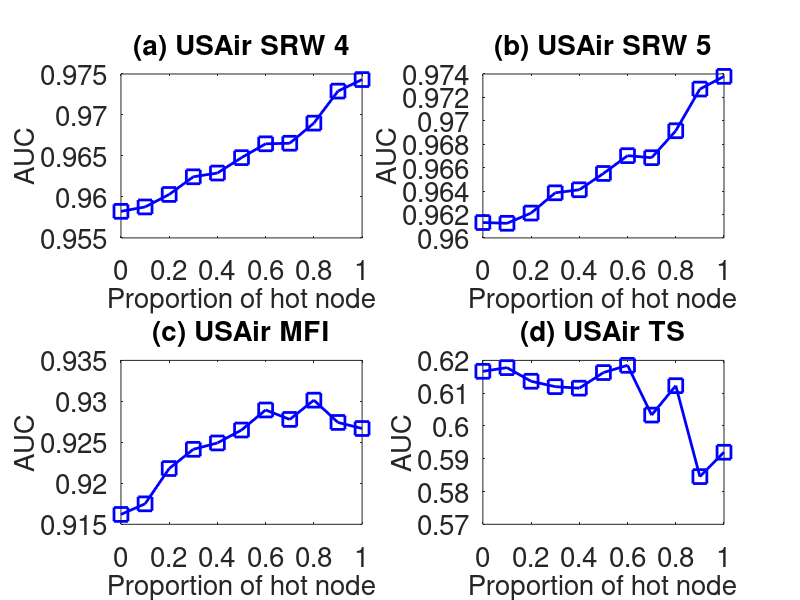

Write the MATLAB code that produced this figure.
subplot(2,2,1);
x=0:0.1:1;
y=[0.9582398
0.9587768
0.9603006
0.9624572
0.962913
0.964791
0.9664809
0.9665483
0.9690038
0.9729102
0.9743185
];
plot(x,y,'-bs','LineWidth',2,'MarkerSize',10);
set(gca,'FontSize',20);
xlabel('Proportion of hot node','fontsize',20);
ylabel('AUC','fontsize',20);
title('(a) USAir SRW 4','fontsize',20);

subplot(2,2,2);
x=0:0.1:1;
y=[0.9613132
0.9612475
0.9621223
0.9638517
0.9641112
0.9655032
0.9670233
0.9668501
0.9691519
0.9727101
0.9737956
];
plot(x,y,'-bs','LineWidth',2,'MarkerSize',10);
set(gca,'FontSize',20);
xlabel('Proportion of hot node','fontsize',20);
ylabel('AUC','fontsize',20);
title('(b) USAir SRW 5','fontsize',20);

subplot(2,2,3);
x=0:0.1:1;
y=[0.9162048
0.9174984
0.9218057
0.9241505
0.9249251
0.9265049
0.9289498
0.9277975
0.9301493
0.9274282
0.9266893

];
plot(x,y,'-bs','LineWidth',2,'MarkerSize',10);
set(gca,'FontSize',20);
xlabel('Proportion of hot node','fontsize',20);
ylabel('AUC','fontsize',20);
title('(c) USAir MFI','fontsize',20);


subplot(2,2,4);
x=0:0.1:1;
y=[0.616668
0.6177882
0.6136354
0.6119885
0.6115239
0.6162871
0.6184965
0.6033196
0.6122906
0.5845536
0.5919858
];
plot(x,y,'-bs','LineWidth',2,'MarkerSize',10);
set(gca,'FontSize',20);
xlabel('Proportion of hot node','fontsize',20);
ylabel('AUC','fontsize',20);
title('(d) USAir TS','fontsize',20);
